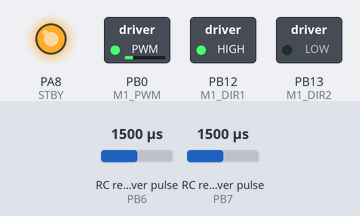
A sketch run on a simulated STM32 Blue Pill. Parts: switched loads named in the sketch (green lamp = pin HIGH), output pins drawn as LEDs (lit = HIGH). Wiring (inferred from the names in the program): 2 × RC receiver channel: data PB6 / data PB7. Inputs (shaded band) come from the test bench; at power-on: RC receiver pulse (sensors on PB6, PB7) 1500 µs. What the sketch prints to the serial monitor is not drawn.

Above: at 0.1 s.
Timing chart, 0 to 1.6 s (numbered marks = the images above):
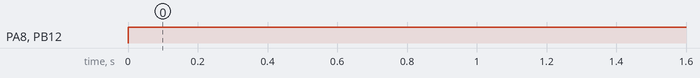

Measured:
- by itself, PA8 (STBY), PB12 (M1_DIR1): LOW → HIGH at 0.00 s

The sketch:

lab4-2_DCMotorEncoder2.ino
```cpp
//AIRO DC Motor Driver V2.0

//*pin layout
//------------------------------------------------------------
//           |   dir1    dir2    ENCA    ENCB    PWM    STBY
//------------------------------------------------------------
//  Motor1   |   PB12    PB13    PB06    PB07    PB0    PA8
//------------------------------------------------------------


#define ENC1_CHA  PB6
#define ENC1_CHB  PB7
#define M1_PWM    PB0
#define M1_DIR1   PB12
#define M1_DIR2   PB13
#define STBY      PA8


unsigned long t_k = 0, t_k_1 = 0, dt = 0; //시간저장변수
int enAPos = 0; //encoder A - pulse count value
int eAcnt_k = 0, eAcnt_k_1 = 0, d_eAcnt = 0; //encoder 현재값, 과거값, 증감값 저장변수
signed long mAspeed = 0; //motor rpm

void setup(){
  pinMode(M1_DIR1,OUTPUT);
  pinMode(M1_DIR2,OUTPUT);
  pinMode(M1_PWM,OUTPUT);
  pinMode(ENC1_CHA,INPUT_PULLUP);
  pinMode(ENC1_CHB,INPUT_PULLUP);
  pinMode(STBY, OUTPUT);

  attachInterrupt(digitalPinToInterrupt(ENC1_CHA),enAchA_ISR,CHANGE);
  attachInterrupt(digitalPinToInterrupt(ENC1_CHB),enAchB_ISR,CHANGE);

  Serial.begin(115200);
  digitalWrite(STBY, LOW);
}

void loop(){
  analogWrite(M1_PWM,50);
  digitalWrite(M1_DIR1,HIGH);
  digitalWrite(M1_DIR2,LOW);
  digitalWrite(STBY, HIGH);

  t_k = millis(); //현재시간 받기
  dt = t_k - t_k_1; //현재시간-과거시간

  if(dt >= 50){ //dt 가 50msec 이상일때
    eAcnt_k = enAPos;
    d_eAcnt = eAcnt_k - eAcnt_k_1;
    mAspeed = d_eAcnt * 45.45; // *500/11
    mAspeed /= (signed long)dt;
    t_k_1 = t_k;
    eAcnt_k_1 = eAcnt_k;

    Serial.println(mAspeed);
  }
}

void enAchA_ISR(){
  if(digitalRead(ENC1_CHA) == HIGH){
    if(digitalRead(ENC1_CHB) == LOW) enAPos--;
    else enAPos++;
    }

  else{
    if(digitalRead(ENC1_CHB) == HIGH) enAPos--;
    else enAPos++;
    }
}


void enAchB_ISR(){
  if(digitalRead(ENC1_CHB) == HIGH){
    if(digitalRead(ENC1_CHA) == HIGH) enAPos--;
    else enAPos++;
    }
  else{
    if(digitalRead(ENC1_CHA) == LOW) enAPos--;
    else enAPos++;
    }
}
```
